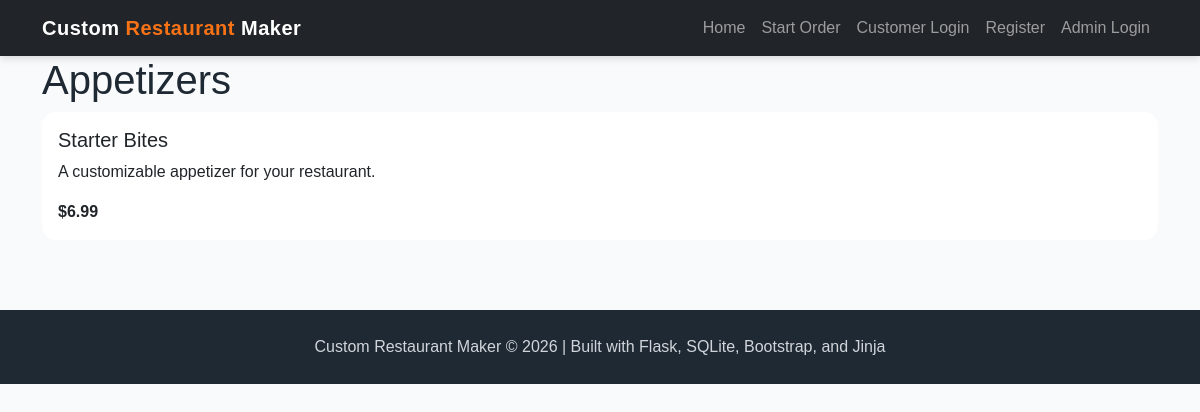
The app's page /appetizers, older data.
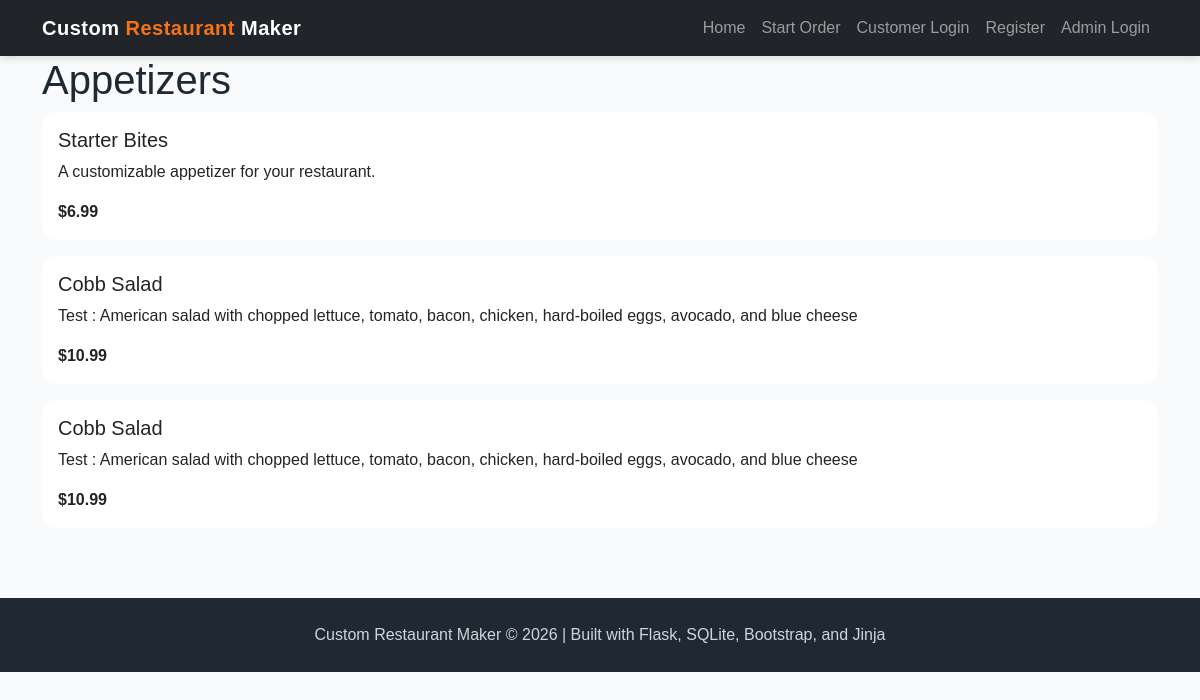
The same page, newer data.
### app.py (models this page shows)
class Menu(db.Model):
    __tablename__ = "menu"
    menu_id = db.Column(db.Integer, primary_key=True)
    name = db.Column(db.String(150), nullable=False)
    category = db.Column(db.String(100), nullable=False)
    price = db.Column(db.Float, nullable=False)
    description = db.Column(db.Text)
    image_filename = db.Column(db.String(255))
    image_url = db.Column(db.Text)

### app.py (the view)
@app.route('/appetizers')
def appetizers():
    conn = get_db()
    cur = conn.cursor()
    cur.execute("SELECT * FROM menu WHERE LOWER(category) = ?", ("appetizers",))
    menu = cur.fetchall()
    conn.close()
    return render_template('appetizers.html', menu=menu)

### app.py (called while the page is built)
def get_db():
    conn = sqlite3.connect("project4.db")
    conn.row_factory = sqlite3.Row
    return conn

### templates/appetizers.html (shortened to what this page needs)
{% extends "base.html" %}
{% block content %}
<h1>Appetizers</h1>
{% for item in menu %}
<div class="card mb-3">
    <div class="card-body">
        <h5>{{ item['name'] }}</h5>
        <p>
            {{ item['description'] }}
        </p>
        <strong>
            ${{ item['price'] }}
        </strong>
    </div>
</div>
{% endfor %}
{% endblock %}

### templates/base.html (shortened to what this page needs)
<!DOCTYPE html>
<html>
<head>
    <link href="https://cdn.jsdelivr.net/npm/bootstrap@5.3.3/dist/css/bootstrap.min.css" rel="stylesheet">
    <link rel="stylesheet" href="{{ url_for('static', filename='style.css') }}">
</head>
<body>
<nav class="navbar navbar-expand-lg navbar-dark bg-dark">
    <div class="container">
        <a class="navbar-brand" href="/">
            Custom <span class="brand-highlight">Restaurant</span> Maker
        </a>
        <div class="collapse navbar-collapse" id="navbarNav">
            <div class="navbar-nav ms-auto">
                <a class="nav-link" href="/">Home</a>
                <a class="nav-link" href="/start_order">Start Order</a>
                {% if session.get("customer_id") %}
                <span class="navbar-text text-white ms-2 me-2">
                    Welcome, {{ session.get("customer_name") }}
                </span>
                <a class="nav-link" href="/order-history">Order History</a>
                <a class="nav-link" href="/logout">Customer Logout</a>
                {% else %}
                    <a class="nav-link" href="/customer-login">Customer Login</a>
                    <a class="nav-link" href="/register">Register</a>
                {% endif %}
                {% if session.get("admin_logged_in") %}
                    <a class="nav-link" href="/admin">Admin Panel</a>
                    <a class="nav-link" href="/admin/analytics">Analytics</a>
                    <a class="nav-link" href="/restaurant_setup">Restaurant Setup</a>
                    <a class="nav-link" href="/ai_menu_generator">AI Generator</a>
                    <a class="nav-link" href="/admin-logout">Admin Logout</a>
                {% else %}
                    <a class="nav-link" href="/login">Admin Login</a>
                {% endif %}
            </div>
        </div>
    </div>
</nav>
<main class="container">
    {% block content %}{% endblock %}
</main>
<footer class="footer">
    <div class="container">
        <p>
            Custom Restaurant Maker &copy; 2026 | Built with Flask, SQLite, Bootstrap, and Jinja
        </p>
    </div>
</footer>
</body>
</html>

### static/style.css (style rules this page uses)
:root { --primary-dark: #1f2933; --primary-orange: #f97316; --primary-yellow: #facc15; --primary-green: #16a34a; --soft-bg: #f8fafc; --card-bg: #ffffff; --text-dark: #1f2933; }
body { background-color: var(--soft-bg); color: var(--text-dark); font-family: Arial, Helvetica, sans-serif; }
.navbar { box-shadow: 0 2px 8px rgba(0, 0, 0, 0.15); }
.navbar-brand { font-weight: 700; letter-spacing: 0.5px; }
.brand-highlight { color: var(--primary-orange); }
.card { border: none; border-radius: 14px; transition: transform 0.2s ease, box-shadow 0.2s ease; }
.footer { background-color: var(--primary-dark); color: white; padding: 25px 0; margin-top: 70px; text-align: center; }
.footer p { margin: 0; color: #d1d5db; }

Row changes from the older to the newer data that the page shows:
added Menu: name "Cobb Salad", description "Test : American salad with chopped lettuce, tomato, bacon, chicken, hard-boiled eggs, avocado, and blue cheese", price "10.99"
added Menu: name "Cobb Salad", description "Test : American salad with chopped lettuce, tomato, bacon, chicken, hard-boiled eggs, avocado, and blue cheese", price "10.99"
